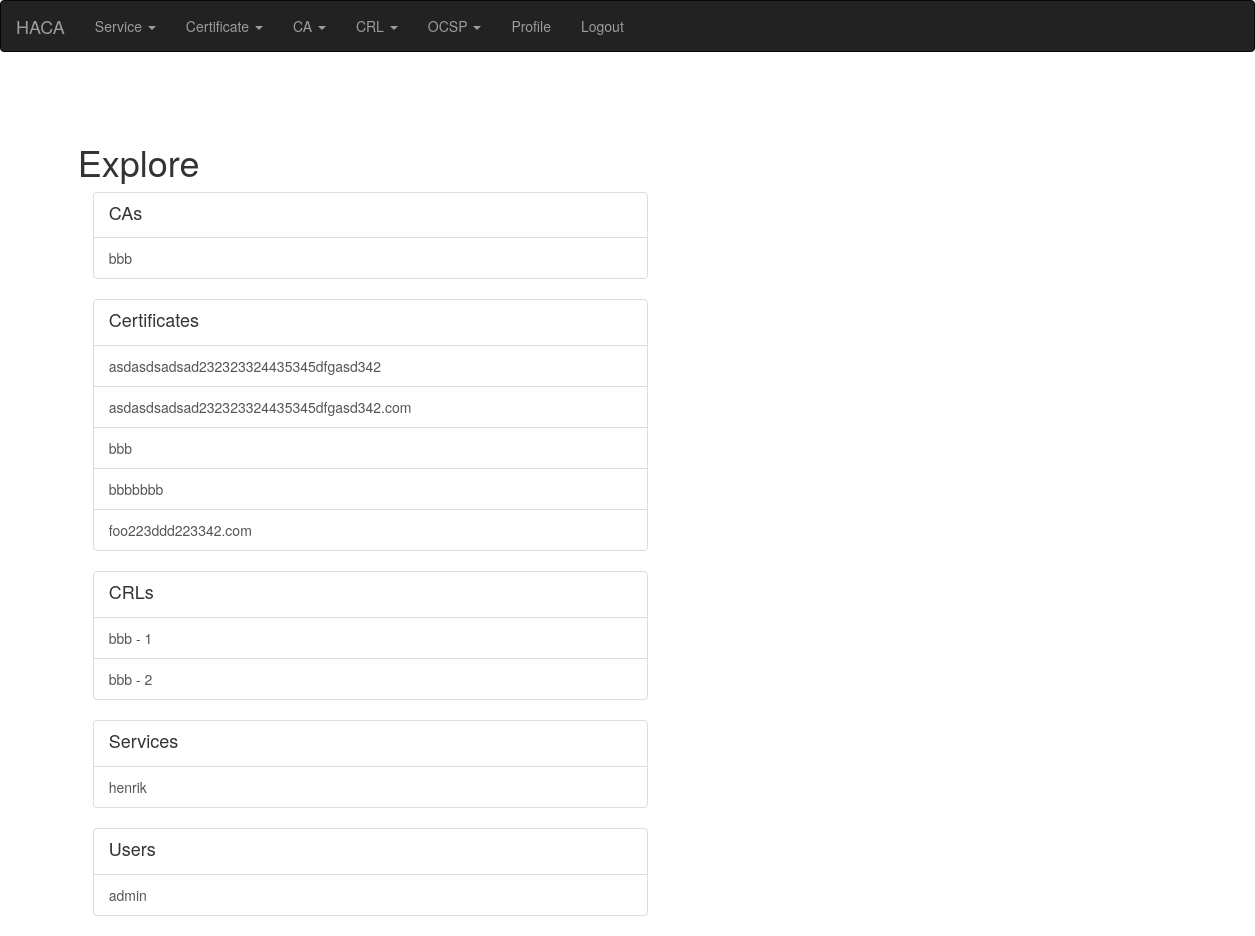
Page / (signed in) on the earlier database version.
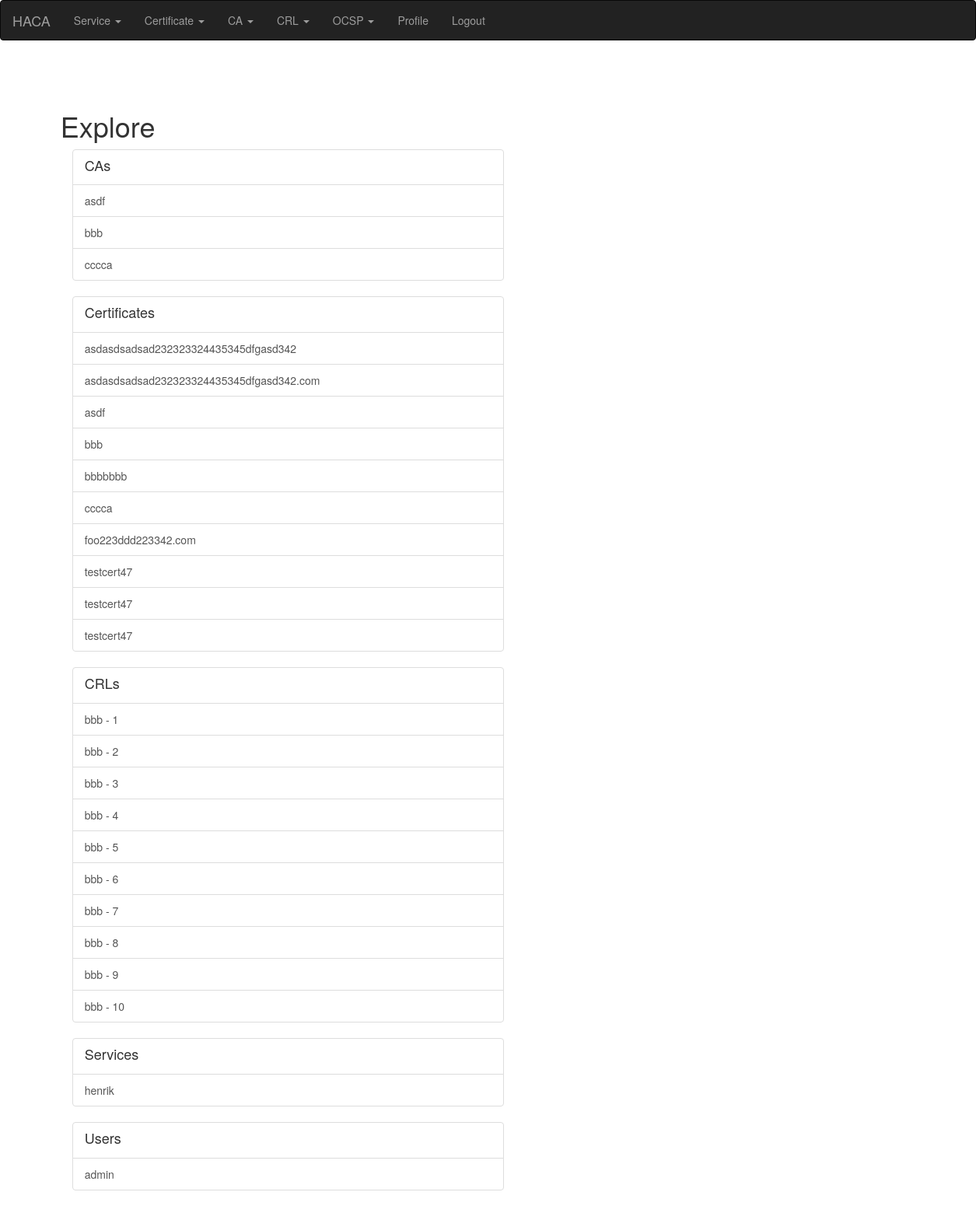
Same page on the later database version.
### app/modules/ca/models.py (models this page shows, shortened)
class CertificationAuthority(PaginatedAPIMixin, db.Model):
    __tablename__ = "certification_authority"
    __searchable__ = ['name', 'comment']
    id = db.Column(db.Integer, primary_key=True)
    name = db.Column(db.String(2000))
    certificate = db.relationship('Certificate', foreign_keys='CertificationAuthority.certificate_id')
    certificate_id = db.Column(db.Integer, db.ForeignKey('certificate.id'))
    ca = db.relationship('CertificationAuthority', foreign_keys='CertificationAuthority.ca_id')
    ca_id = db.Column(db.Integer, db.ForeignKey('certification_authority.id'))
    keys = db.relationship('Keys')
    keys_id = db.Column(db.Integer, db.ForeignKey('keys.id'))
    service = db.relationship('Service')
    service_id = db.Column(db.Integer, db.ForeignKey('service.id'))
    approval = db.Column(db.Integer)
    comment = db.Column(db.String(2000))
    crl_cdp = db.Column(db.String(2000))
    ocsp_url = db.Column(db.String(2000))

### app/modules/certificate/models.py (models this page shows, shortened)
class Certificate(PaginatedAPIMixin, db.Model):
    __tablename__ = "certificate"
    __searchable__ = ['name', 'comment', 'status', 'serial']
    id = db.Column(db.Integer, primary_key=True)
    name = db.Column(db.String(255))
    userid = db.Column(db.String(255))
    serial = db.Column(db.String(255))
    orgunit = db.Column(db.String(255))
    org = db.Column(db.String(255))
    country = db.Column(db.String(255))
    sandns = db.Column(db.String(4000))
    ca = db.relationship('CertificationAuthority', foreign_keys='Certificate.ca_id')
    ca_id = db.Column(db.Integer, db.ForeignKey('certification_authority.id'))
    service = db.relationship('Service')
    service_id = db.Column(db.Integer, db.ForeignKey('service.id'))
    validity_start = db.Column(db.DateTime)
    validity_end = db.Column(db.DateTime)
    cert = db.Column(db.String(2000))
    certserialnumber = db.Column(db.String(100))
    cert_obj = x509
    status = db.Column(db.String(140))
    revocation_time = db.Column(db.DateTime)
    comment = db.Column(db.String(2000))

### app/modules/crl/models.py (models this page shows, shortened)
class Crl(PaginatedAPIMixin, db.Model):
    __tablename__ = "crl"
    __searchable__ = []
    id = db.Column(db.Integer, primary_key=True)
    ca = db.relationship('CertificationAuthority', foreign_keys='Crl.ca_id')
    ca_id = db.Column(db.Integer, db.ForeignKey('certification_authority.id'))
    crl = CertificateRevocationList
    validity_start = db.Column(db.DateTime)
    validity_end = db.Column(db.DateTime)
    pem = db.Column(db.String(2000))

### app/main/models.py (models this page shows, shortened)
class PaginatedAPIMixin(object):
    @staticmethod
    def to_collection_dict(query, page, per_page, endpoint, **kwargs):
        resources = query.paginate(page, per_page, False)
        print("page: %s per_page: %s endpoint %s" % (page, per_page, endpoint))
        data = {
            'items': [item.to_dict() for item in resources.items],
            '_meta': {
                'page': page,
                'per_page': per_page,
                'total_pages': resources.pages,
                'total_items': resources.total
            },
            '_links': {
                'self': url_for(endpoint, id=id, page=page, per_page=per_page,
                                **kwargs),
                'next': url_for(endpoint, id=id, page=page + 1, per_page=per_page,
                                **kwargs) if resources.has_next else None,
                'prev': url_for(endpoint, id=id, page=page - 1, per_page=per_page,
                                **kwargs) if resources.has_prev else None
            }
        }
        return data

class Service(PaginatedAPIMixin, db.Model):
    __tablename__ = "service"
    __searchable__ = ['name']
    id = db.Column(db.Integer, primary_key=True)
    name = db.Column(db.String(140), unique=True)
    updated = db.Column(db.DateTime, index=True, default=datetime.utcnow)
    color = db.Column(db.String(140))
    users = db.relationship('User', secondary=service_user)
    manager = db.relationship('User', foreign_keys='Service.manager_id')
    manager_id = db.Column(db.Integer, db.ForeignKey('user.id'))

class User(PaginatedAPIMixin, UserMixin, db.Model):
    __tablename__ = "user"
    __searchable__ = ['username', 'email', 'about_me']
    id = db.Column(db.Integer, primary_key=True)
    username = db.Column(db.String(64), index=True, unique=True)
    email = db.Column(db.String(120), index=True, unique=True)
    password_hash = db.Column(db.String(128))
    about_me = db.Column(db.String(140))
    last_seen = db.Column(db.DateTime, default=datetime.utcnow)
    api_key = db.Column(db.String(32), index=True, unique=True)
    token = db.Column(db.String(32), index=True, unique=True)
    token_expiration = db.Column(db.DateTime)
    role = db.Column(db.String(140))
    active = db.Column(db.Integer)

### app/main/routes.py (the view)
@bp.route('/', methods=['GET', 'POST'])
@login_required
def index():
    users = User.query.order_by(User.username).limit(10)
    services = Service.query.order_by(Service.name).limit(10)
    certificates = Certificate.query.order_by(Certificate.name).limit(10)
    cas = CertificationAuthority.query.order_by(CertificationAuthority.name).limit(10)
    crls = Crl.query.order_by(Crl.id).limit(10)
    return render_template('index.html', title=_('Explore'),
                           services=services, users=users,
                           certificates=certificates,
                           crls=crls, cas=cas)

### app/main/models.py (called while the page is built)
@login.user_loader
def load_user(id):
    print(f'regular user loaded for login userid: {id}')
    return User.query.get(int(id))

### app/main/routes.py (called while the page is built)
@bp.before_app_request
def before_request():
    if current_user.is_authenticated:
        current_user.last_seen = datetime.utcnow()
        db.session.commit()
    g.locale = str(get_locale())

### app/templates/index.html
{% extends "base.html" %}
{% import 'bootstrap/wtf.html' as wtf %}
{% block app_content %}
    <div class="container">
      <div class="row">
        <div class="col-sm-6">
    {% if cas %}
      <div class="list-group">
        <a href="{{ url_for('main.ca_list')}}" class="list-group-item">
          <h4 class="list-group-item-heading">{{_('CAs')}}</h4>
        </a>
        {% for ca in cas %}
          <a href="{{ url_for('main.ca_edit', id=ca.id) }}" class="list-group-item">
            {{ca.name}}
          </a>
        {% endfor %}
      </div>
    {% endif %}
    {% if certificates %}
      <div class="list-group">
        <a href="{{ url_for('main.cert_list')}}" class="list-group-item">
          <h4 class="list-group-item-heading">{{_('Certificates')}}</h4>
        </a>
        {% for cert in certificates %}
          <a href="{{ url_for('main.cert_view', id=cert.id) }}" class="list-group-item">
            {{cert.name}}
          </a>
        {% endfor %}
      </div>
    {% endif %}
    {% if crls %}
          <div class="list-group">
            <a href="{{ url_for('main.crl_list')}}" class="list-group-item">
              <h4 class="list-group-item-heading">{{_('CRLs')}}</h4>
            </a>
            {% for crl in crls %}
              <a href="{{ url_for('main.crl_info', id=crl.id) }}" class="list-group-item">
                {{crl.ca.name}} - {{crl.id}}
              </a>
            {% endfor %}
          </div>
    {% endif %}
    {% if services %}
      <div class="list-group">
        <a href="{{ url_for('main.service_list')}}" class="list-group-item">
          <h4 class="list-group-item-heading">{{_('Services')}}</h4>
        </a>
        {% for serv in services %}
          <a href="{{ url_for('main.service_edit', server=serv.id) }}" class="list-group-item">
            {{serv.name}}
          </a>
        {% endfor %}
      </div>
    {% endif %}
    {% if users %}
    <div class="list-group">
          <a href="{{ url_for('main.user_list')}}" class="list-group-item">
          <h4 class="list-group-item-heading">{{_('Users')}}</h4>
          </a>
          {% for u in users %}
            <a href="{{ url_for('main.user', username=u.username) }}" class="list-group-item">
              {{u.username}}
            </a>
          {% endfor %}
      </div>
    {% endif %}
  </div>
</div>
{% endblock %}

Differences in the rows shown:
added CertificationAuthority: name "asdf"
added CertificationAuthority: name "cccca"
added Certificate: name "asdf"
added Certificate: name "cccca"
added Certificate: name "testcert47"
added Certificate: name "testcert47"
added Certificate: name "testcert47"
added Crl: ca.name "bbb", id "3"
added Crl: ca.name "bbb", id "4"
added Crl: ca.name "bbb", id "5"
added Crl: ca.name "bbb", id "6"
added Crl: ca.name "bbb", id "7"
added Crl: ca.name "bbb", id "8"
added Crl: ca.name "bbb", id "9"
added Crl: ca.name "bbb", id "10"
